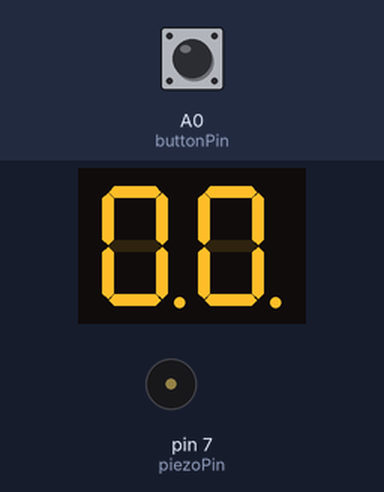
Recording of a sketch running on a simulated Arduino Uno, built with avr-gcc and run on an emulated ATmega328P. On the bench: 2-digit seven-segment display, buzzer (waves = sounding). Wiring (inferred from the names in the program): 2-digit 7-segment display, segments lit when LOW: segments pin 3, pin 2, A5, A2, A4, pin 4, pin 5, A3; digit selects A1, pin 6. Inputs (shaded band) come from the test bench; at power-on: A0 (buttonPin) HIGH. Random numbers use the default seed unless the sketch sets one; the segment pins are drawn as the display they are named for.

Above: at 1.2 s.
1.3 s: A0 (buttonPin) pulled LOW for 1 s
At 1.72 s:
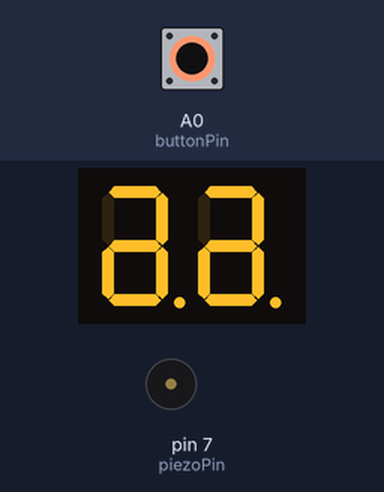
2.9 s: A0 (buttonPin) pulled LOW for 3.2 s
At 5.64 s:
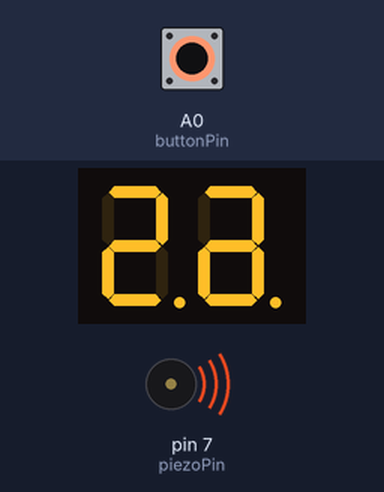
6.7 s: A0 (buttonPin) pulled LOW for 3.2 s
At 7.48 s:
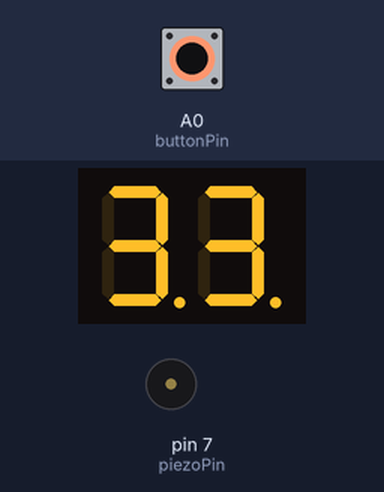
10.5 s: A0 (buttonPin) pulled LOW for 0.15 s
At 12.0 s:
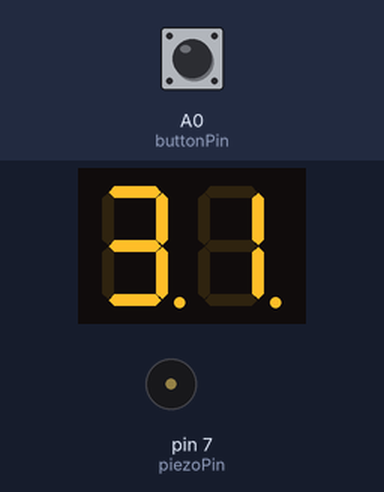
Timing chart, 0 to 12.2 s (numbered marks = the images above; inputs shaded):
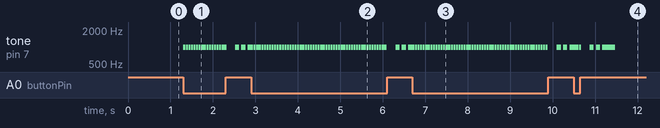

The sketch:

LED_SEG_DICE.ino
```cpp
// Project 14 - Double Dice

#define piezoPin 7

int segmentPins[] = {3, 2, A5, A2, A4, 4, 5, A3};
int displayPins[] = {A1, 6};

boolean onRoll = false;

int buttonPin = A0;

byte digits[10][8] = {
//  a  b  c  d  e  f  g  .
  { 1, 1, 1, 1, 1, 1, 0, 1},  // 0
  { 0, 1, 1, 0, 0, 0, 0, 1},  // 1
  { 1, 1, 0, 1, 1, 0, 1, 1},  // 2
  { 1, 1, 1, 1, 0, 0, 1, 1},  // 3
  { 0, 1, 1, 0, 0, 1, 1, 1},  // 4
  { 1, 0, 1, 1, 0, 1, 1, 1},  // 5
  { 1, 0, 1, 1, 1, 1, 1, 1},  // 6
  { 1, 1, 1, 0, 0, 0, 0, 1},  // 7
  { 1, 1, 1, 1, 1, 1, 1, 1},  // 8
  { 1, 1, 1, 1, 0, 1, 1, 1}  // 9
};

void setup()
{
  for (int i=0; i < 8; i++)
  {
    pinMode(segmentPins[i], OUTPUT);
  }
  pinMode(displayPins[0], OUTPUT);
  pinMode(displayPins[1], OUTPUT);
  pinMode(buttonPin, INPUT_PULLUP);
}

void loop()
{
  static int dice1;
  static int dice2;

  if (digitalRead(buttonPin) == LOW)
  {
    dice2 = random(1,7);
    dice1 = random(1,7);

    tone(piezoPin, 1000, 50);
    delay(50);
    onRoll = true;

  }

  if (onRoll && (digitalRead(buttonPin) != LOW)){
    onRoll = false;
    delay(200);
    tone(piezoPin, 1000, 100);
    delay(150);
    tone(piezoPin, 1000, 100);
    delay(150);
    tone(piezoPin, 1000, 300);
  }

 updateDisplay(dice1, dice2);


}

void updateDisplay(int value1, int value2)
{
  digitalWrite(displayPins[0], HIGH);
  digitalWrite(displayPins[1], LOW);
  setSegments(value2);
  delay(5);
  digitalWrite(displayPins[0], LOW);
  digitalWrite(displayPins[1], HIGH);
  setSegments(value1);
  delay(5);

  digitalWrite(displayPins[0], LOW);
  digitalWrite(displayPins[1], LOW);
}

void setSegments(int n)
{
  for (int i=0; i < 8; i++)
  {
    digitalWrite(segmentPins[i], ! digits[n][i]);
  }
}
```

Measured:
- after the input at 1.3 s, tone on pin 7 (piezoPin): plays 1000 Hz for 0.05 s, 1000 Hz for 0.05 s, 1000 Hz for 0.05 s, 1000 Hz for 0.05 s, 1000 Hz for 0.05 s, 1000 Hz for 0.05 s … (20 notes in this stretch), starting at once; the display: first changes after 0.13 s (image 1 shows a later state)
- after the input at 2.9 s, the display: first changes after 0.06 s (image 2 shows a later state)
- after the input at 6.7 s, the display: first changes after 0.06 s (image 3 shows a later state)
- after the input at 10.5 s, the display: first changes after 0.06 s (image 4 shows a later state)
